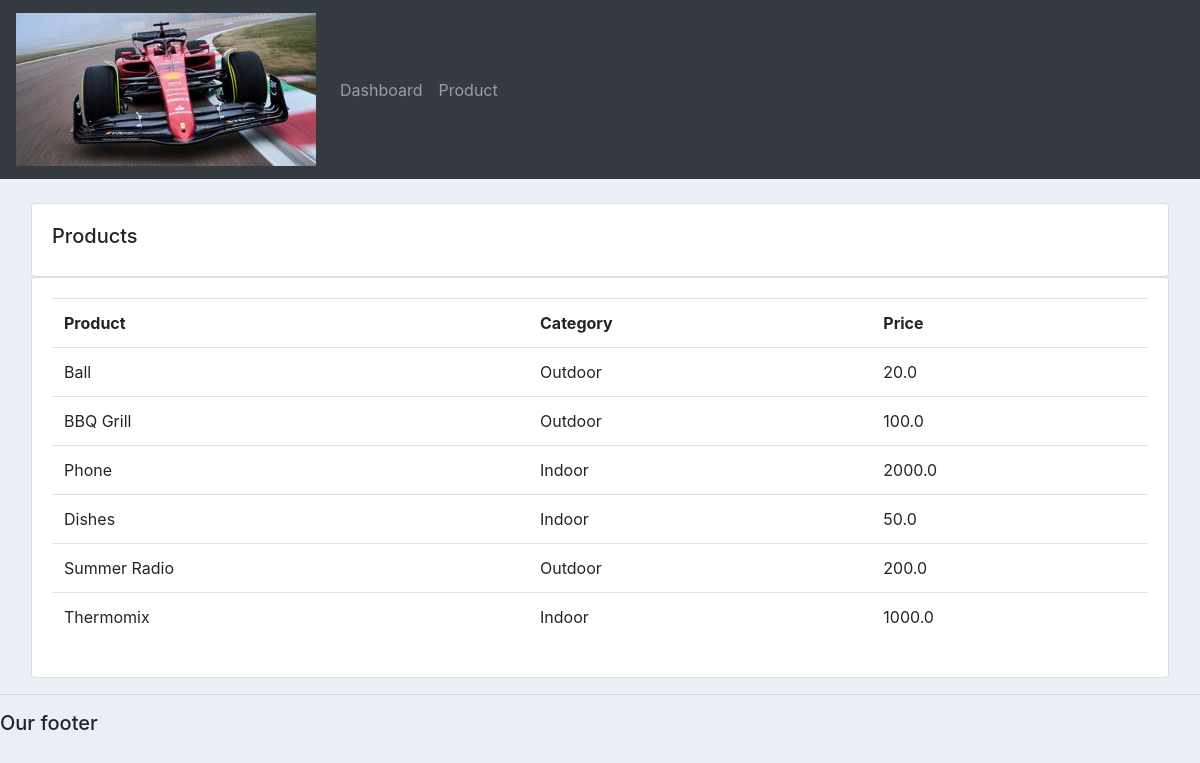
Screenshot of /products/ with the database file from the repository.
### accounts/models.py (models this page shows, shortened)
class Product(models.Model):
    CATEGORY = (
        ('Indoor', 'Indoor'),
        ('Outdoor', 'Outdoor'),
    )
    name = models.CharField(max_length=200, null=True)
    price = models.FloatField(null=True)
    category = models.CharField(max_length=200, null=True, choices=CATEGORY)
    description = models.CharField(max_length=200, null=True)
    tags = models.ManyToManyField(Tag)
    date_created = models.DateTimeField(auto_now_add=True, null=True)

### accounts/views.py (the view)
# urls.py: path('products/', views.products, name="crm-product"),
def products(request):
    products = Product.objects.all()
    return render(request, 'accounts/products.html', {'products': products})

### accounts/templates/accounts/products.html
{% extends 'accounts/main.html' %}
{% block content %}
    <br>
    <div class="row ml-3 mr-3">
        <div class="col-md">
            <div class="card card-body">
                <h5> Products </h5>
            </div>
            <div class="card card-body">
                <table class="table">
                    <tr>
                        <th> Product </th>
                        <th> Category </th>
                        <th> Price </th>
                    </tr>
                    {% for product in products %}
                    <tr>
                        <td> {{product.name}} </td>
                        <td> {{product.category}} </td>
                        <td> {{product.price}} </td>
                    </tr>
                    {% endfor %}
                </table>
            </div>
        </div>
    </div>
{% endblock %}

### static/css/main.css (style rules this page uses)
body { background-color: #ebeff5; }

### rows the page displays
Product: name "Ball", category "Outdoor", price "20.0"
Product: name "BBQ Grill", category "Outdoor", price "100.0"
Product: name "Phone", category "Indoor", price "2000.0"
Product: name "Dishes", category "Indoor", price "50.0"
Product: name "Summer Radio", category "Outdoor", price "200.0"
Product: name "Thermomix", category "Indoor", price "1000.0"
